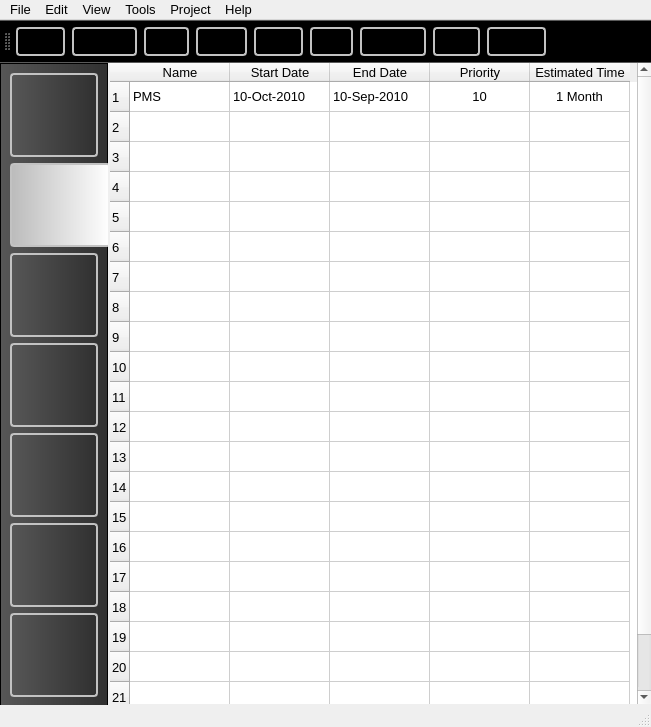
<?xml version="1.0" encoding="UTF-8"?>
<ui version="4.0">
 <class>MainWindow</class>
 <widget class="QMainWindow" name="MainWindow">
  <property name="geometry">
   <rect>
    <x>0</x>
    <y>0</y>
    <width>651</width>
    <height>727</height>
   </rect>
  </property>
  <property name="windowTitle">
   <string>MainWindow</string>
  </property>
  <property name="statusTip">
   <string/>
  </property>
  <property name="styleSheet">
   <string notr="true">QMainWindow{
background-color: qlineargradient(x1: 0, y1: 0, x2: 0, y2: 1,
                                       stop: 0 #f6f7fa, stop: 1 #dadbde);
}
QMenuBar
{
	font-size:10pt;
}
QStatusBar
{
	background-color: qlineargradient(x1: 0, y1: 0, x2: 0, y2: 1,
                                       stop: 0 #f6f7fa, stop: 1 #dadbde);
}
</string>
  </property>
  <property name="documentMode">
   <bool>false</bool>
  </property>
  <property name="tabShape">
   <enum>QTabWidget::Rounded</enum>
  </property>
  <widget class="QWidget" name="centralwidget">
   <property name="styleSheet">
    <string notr="true"/>
   </property>
   <widget class="QFrame" name="frame">
    <property name="geometry">
     <rect>
      <x>0</x>
      <y>0</y>
      <width>108</width>
      <height>644</height>
     </rect>
    </property>
    <property name="statusTip">
     <string/>
    </property>
    <property name="styleSheet">
     <string notr="true">background-color: qlineargradient(spread:repeat, x1:0, y1:0, x2:1, y2:0, stop:0.0170455 rgba(86, 86, 86, 255), stop:1 rgba(48, 48, 48, 255));
</string>
    </property>
    <property name="frameShape">
     <enum>QFrame::StyledPanel</enum>
    </property>
    <property name="frameShadow">
     <enum>QFrame::Plain</enum>
    </property>
    <property name="lineWidth">
     <number>1</number>
    </property>
    <widget class="QPushButton" name="pushButton">
     <property name="geometry">
      <rect>
       <x>10</x>
       <y>10</y>
       <width>88</width>
       <height>84</height>
      </rect>
     </property>
     <property name="styleSheet">
      <string notr="true"> border: 2px solid rgb(194, 194, 194);
 border-radius: 4px;
background-color: qlineargradient(x1: 0, y1: 0, x2: 0, y2: 1,
                                       stop: 0 #f6f7fa, stop: 1 #dadbde);</string>
     </property>
     <property name="text">
      <string/>
     </property>
     <property name="icon">
      <iconset resource="../Icon.qrc">
       <normaloff>:/newPrefix/E:/Akshar/Icons/1284569511_graph.png</normaloff>:/newPrefix/E:/Akshar/Icons/1284569511_graph.png</iconset>
     </property>
     <property name="iconSize">
      <size>
       <width>80</width>
       <height>80</height>
      </size>
     </property>
     <property name="default">
      <bool>false</bool>
     </property>
     <property name="flat">
      <bool>false</bool>
     </property>
    </widget>
    <widget class="QPushButton" name="pushButton_2">
     <property name="geometry">
      <rect>
       <x>10</x>
       <y>100</y>
       <width>101</width>
       <height>84</height>
      </rect>
     </property>
     <property name="styleSheet">
      <string notr="true"> border: 2px solid rgb(194, 194, 194);
 border-radius: 4px;
background-color: qlineargradient(spread:repeat, x1:1, y1:1, x2:0, y2:1, stop:0 rgba(255, 255, 255, 255), stop:1 rgba(187, 187, 187, 255));</string>
     </property>
     <property name="text">
      <string/>
     </property>
     <property name="icon">
      <iconset resource="../Icon.qrc">
       <normaloff>:/newPrefix/E:/Akshar/Icons/Project Plan - Gant Chart.png</normaloff>:/newPrefix/E:/Akshar/Icons/Project Plan - Gant Chart.png</iconset>
     </property>
     <property name="iconSize">
      <size>
       <width>80</width>
       <height>80</height>
      </size>
     </property>
     <property name="default">
      <bool>false</bool>
     </property>
     <property name="flat">
      <bool>false</bool>
     </property>
    </widget>
    <widget class="QPushButton" name="pushButton_3">
     <property name="geometry">
      <rect>
       <x>10</x>
       <y>190</y>
       <width>88</width>
       <height>84</height>
      </rect>
     </property>
     <property name="styleSheet">
      <string notr="true"> border: 2px solid rgb(194, 194, 194);
 border-radius: 4px;
background-color: qlineargradient(x1: 0, y1: 0, x2: 0, y2: 1,
                                       stop: 0 #f6f7fa, stop: 1 #dadbde);</string>
     </property>
     <property name="text">
      <string/>
     </property>
     <property name="icon">
      <iconset resource="../Icon.qrc">
       <normaloff>:/newPrefix/E:/Akshar/Icons/Portfolio.png</normaloff>:/newPrefix/E:/Akshar/Icons/Portfolio.png</iconset>
     </property>
     <property name="iconSize">
      <size>
       <width>80</width>
       <height>80</height>
      </size>
     </property>
     <property name="default">
      <bool>false</bool>
     </property>
     <property name="flat">
      <bool>false</bool>
     </property>
    </widget>
    <widget class="QPushButton" name="pushButton_4">
     <property name="geometry">
      <rect>
       <x>10</x>
       <y>280</y>
       <width>88</width>
       <height>84</height>
      </rect>
     </property>
     <property name="styleSheet">
      <string notr="true"> border: 2px solid rgb(194, 194, 194);
 border-radius: 4px;
background-color: qlineargradient(x1: 0, y1: 0, x2: 0, y2: 1,
                                       stop: 0 #f6f7fa, stop: 1 #dadbde);</string>
     </property>
     <property name="text">
      <string/>
     </property>
     <property name="icon">
      <iconset resource="../Icon.qrc">
       <normaloff>:/newPrefix/E:/Akshar/Icons/1284570864_stock_task.png</normaloff>:/newPrefix/E:/Akshar/Icons/1284570864_stock_task.png</iconset>
     </property>
     <property name="iconSize">
      <size>
       <width>80</width>
       <height>80</height>
      </size>
     </property>
     <property name="default">
      <bool>false</bool>
     </property>
     <property name="flat">
      <bool>false</bool>
     </property>
    </widget>
    <widget class="QPushButton" name="pushButton_5">
     <property name="geometry">
      <rect>
       <x>10</x>
       <y>370</y>
       <width>88</width>
       <height>84</height>
      </rect>
     </property>
     <property name="styleSheet">
      <string notr="true"> border: 2px solid rgb(194, 194, 194);
 border-radius: 4px;
background-color: qlineargradient(x1: 0, y1: 0, x2: 0, y2: 1,
                                       stop: 0 #f6f7fa, stop: 1 #dadbde);</string>
     </property>
     <property name="text">
      <string/>
     </property>
     <property name="icon">
      <iconset resource="../Icon.qrc">
       <normaloff>:/newPrefix/E:/Akshar/Icons/Calendar.png</normaloff>:/newPrefix/E:/Akshar/Icons/Calendar.png</iconset>
     </property>
     <property name="iconSize">
      <size>
       <width>80</width>
       <height>80</height>
      </size>
     </property>
     <property name="default">
      <bool>false</bool>
     </property>
     <property name="flat">
      <bool>false</bool>
     </property>
    </widget>
    <widget class="QPushButton" name="pushButton_6">
     <property name="geometry">
      <rect>
       <x>10</x>
       <y>460</y>
       <width>88</width>
       <height>84</height>
      </rect>
     </property>
     <property name="styleSheet">
      <string notr="true"> border: 2px solid rgb(194, 194, 194);
 border-radius: 4px;
background-color: qlineargradient(x1: 0, y1: 0, x2: 0, y2: 1,
                                       stop: 0 #f6f7fa, stop: 1 #dadbde);</string>
     </property>
     <property name="text">
      <string/>
     </property>
     <property name="icon">
      <iconset resource="../Icon.qrc">
       <normaloff>:/newPrefix/E:/Akshar/Icons/User - Resource.png</normaloff>:/newPrefix/E:/Akshar/Icons/User - Resource.png</iconset>
     </property>
     <property name="iconSize">
      <size>
       <width>80</width>
       <height>80</height>
      </size>
     </property>
     <property name="default">
      <bool>false</bool>
     </property>
     <property name="flat">
      <bool>false</bool>
     </property>
    </widget>
    <widget class="QPushButton" name="pushButton_7">
     <property name="geometry">
      <rect>
       <x>10</x>
       <y>550</y>
       <width>88</width>
       <height>84</height>
      </rect>
     </property>
     <property name="styleSheet">
      <string notr="true"> border: 2px solid rgb(194, 194, 194);
 border-radius: 4px;
background-color: qlineargradient(x1: 0, y1: 0, x2: 0, y2: 1,
                                       stop: 0 #f6f7fa, stop: 1 #dadbde);</string>
     </property>
     <property name="text">
      <string/>
     </property>
     <property name="icon">
      <iconset resource="../Icon.qrc">
       <normaloff>:/newPrefix/E:/Akshar/Icons/Notes.png</normaloff>:/newPrefix/E:/Akshar/Icons/Notes.png</iconset>
     </property>
     <property name="iconSize">
      <size>
       <width>80</width>
       <height>80</height>
      </size>
     </property>
     <property name="default">
      <bool>false</bool>
     </property>
     <property name="flat">
      <bool>false</bool>
     </property>
    </widget>
   </widget>
   <widget class="QTableWidget" name="tableWidget">
    <property name="geometry">
     <rect>
      <x>110</x>
      <y>0</y>
      <width>541</width>
      <height>641</height>
     </rect>
    </property>
    <property name="styleSheet">
     <string notr="true">background-color: qlineargradient(x1: 0, y1: 0, x2: 0, y2: 1,
                                       stop: 0 #f6f7fa, stop: 1 #dadbde);
gridline-color: rgb(206, 206, 206);
border:0px;
font-size:10pt;</string>
    </property>
    <property name="verticalScrollBarPolicy">
     <enum>Qt::ScrollBarAsNeeded</enum>
    </property>
    <property name="alternatingRowColors">
     <bool>false</bool>
    </property>
    <property name="showGrid">
     <bool>true</bool>
    </property>
    <property name="gridStyle">
     <enum>Qt::SolidLine</enum>
    </property>
    <property name="wordWrap">
     <bool>true</bool>
    </property>
    <property name="cornerButtonEnabled">
     <bool>true</bool>
    </property>
    <property name="rowCount">
     <number>22</number>
    </property>
    <row>
     <property name="text">
      <string>1</string>
     </property>
    </row>
    <row/>
    <row/>
    <row/>
    <row/>
    <row/>
    <row/>
    <row/>
    <row/>
    <row/>
    <row/>
    <row/>
    <row/>
    <row/>
    <row/>
    <row/>
    <row/>
    <row/>
    <row/>
    <row/>
    <row/>
    <row/>
    <column>
     <property name="text">
      <string>Name</string>
     </property>
    </column>
    <column>
     <property name="text">
      <string>Start Date</string>
     </property>
    </column>
    <column>
     <property name="text">
      <string>End Date</string>
     </property>
    </column>
    <column>
     <property name="text">
      <string>Priority</string>
     </property>
    </column>
    <column>
     <property name="text">
      <string>Estimated Time</string>
     </property>
    </column>
    <item row="0" column="0">
     <property name="text">
      <string>PMS</string>
     </property>
     <property name="font">
      <font>
       <kerning>true</kerning>
      </font>
     </property>
    </item>
    <item row="0" column="1">
     <property name="text">
      <string>10-Oct-2010</string>
     </property>
    </item>
    <item row="0" column="2">
     <property name="text">
      <string>10-Sep-2010</string>
     </property>
    </item>
    <item row="0" column="3">
     <property name="text">
      <string>10</string>
     </property>
     <property name="textAlignment">
      <set>AlignHCenter|AlignVCenter|AlignCenter</set>
     </property>
     <property name="foreground">
      <brush brushstyle="NoBrush">
       <color alpha="255">
        <red>12</red>
        <green>0</green>
        <blue>0</blue>
       </color>
      </brush>
     </property>
    </item>
    <item row="0" column="4">
     <property name="text">
      <string>1 Month</string>
     </property>
     <property name="textAlignment">
      <set>AlignHCenter|AlignVCenter|AlignCenter</set>
     </property>
    </item>
   </widget>
  </widget>
  <widget class="QMenuBar" name="menubar">
   <property name="geometry">
    <rect>
     <x>0</x>
     <y>0</y>
     <width>651</width>
     <height>23</height>
    </rect>
   </property>
   <widget class="QMenu" name="menuFile">
    <property name="title">
     <string>File</string>
    </property>
    <addaction name="actionUndo"/>
    <addaction name="actionRedo"/>
    <addaction name="actionCopy"/>
    <addaction name="actionPaste"/>
   </widget>
   <widget class="QMenu" name="menuEdit">
    <property name="title">
     <string>Edit</string>
    </property>
   </widget>
   <widget class="QMenu" name="menuView">
    <property name="title">
     <string>View</string>
    </property>
   </widget>
   <widget class="QMenu" name="menuTools">
    <property name="title">
     <string>Tools</string>
    </property>
   </widget>
   <widget class="QMenu" name="menuProject">
    <property name="title">
     <string>Project</string>
    </property>
   </widget>
   <widget class="QMenu" name="menuHelp">
    <property name="title">
     <string>Help</string>
    </property>
   </widget>
   <addaction name="menuFile"/>
   <addaction name="menuEdit"/>
   <addaction name="menuView"/>
   <addaction name="menuTools"/>
   <addaction name="menuProject"/>
   <addaction name="menuHelp"/>
  </widget>
  <widget class="QToolBar" name="toolBar">
   <property name="windowTitle">
    <string>toolBar</string>
   </property>
   <property name="styleSheet">
    <string notr="true">QToolBar{
background-color: qlineargradient(spread:repeat, x1:1, y1:1, x2:1, y2:0, stop:0 rgba(100, 100, 100, 255), stop:1 rgba(43, 43, 43, 255));
}
QToolButton{ /* all types of tool button*/ 
     border: 2px solid rgb(194, 194, 194);
     border-radius: 4px;
     background-color: qlineargradient(x1: 0, y1: 0, x2: 0, y2: 1,
                                       stop: 0 #f6f7fa, stop: 1 #dadbde);
	padding:4px;
	margin:3px;

 }
</string>
   </property>
   <property name="iconSize">
    <size>
     <width>18</width>
     <height>18</height>
    </size>
   </property>
   <property name="toolButtonStyle">
    <enum>Qt::ToolButtonFollowStyle</enum>
   </property>
   <attribute name="toolBarArea">
    <enum>TopToolBarArea</enum>
   </attribute>
   <attribute name="toolBarBreak">
    <bool>false</bool>
   </attribute>
   <addaction name="actionBack"/>
   <addaction name="actionForward"/>
   <addaction name="actionNew"/>
   <addaction name="actionOpen"/>
   <addaction name="actionSave"/>
   <addaction name="actionEdit"/>
   <addaction name="actionRemove"/>
   <addaction name="actionPrint"/>
   <addaction name="actionSearch"/>
  </widget>
  <widget class="QStatusBar" name="statusBar"/>
  <action name="actionNew">
   <property name="icon">
    <iconset resource="../Icon.qrc">
     <normaloff>:/newPrefix/E:/Akshar/Icons/document.ico</normaloff>:/newPrefix/E:/Akshar/Icons/document.ico</iconset>
   </property>
   <property name="text">
    <string>New</string>
   </property>
  </action>
  <action name="actionEdit">
   <property name="icon">
    <iconset resource="../Icon.qrc">
     <normaloff>:/newPrefix/E:/Akshar/Icons/pencil.ico</normaloff>:/newPrefix/E:/Akshar/Icons/pencil.ico</iconset>
   </property>
   <property name="text">
    <string>Edit</string>
   </property>
  </action>
  <action name="actionRemove">
   <property name="icon">
    <iconset resource="../Icon.qrc">
     <normaloff>:/newPrefix/E:/Akshar/Icons/trash.ico</normaloff>:/newPrefix/E:/Akshar/Icons/trash.ico</iconset>
   </property>
   <property name="text">
    <string>Remove</string>
   </property>
  </action>
  <action name="actionSave">
   <property name="icon">
    <iconset resource="../Icon.qrc">
     <normaloff>:/newPrefix/E:/Akshar/Icons/save.ico</normaloff>:/newPrefix/E:/Akshar/Icons/save.ico</iconset>
   </property>
   <property name="text">
    <string>Save</string>
   </property>
  </action>
  <action name="actionUndo">
   <property name="text">
    <string>Undo</string>
   </property>
  </action>
  <action name="actionRedo">
   <property name="text">
    <string>Redo</string>
   </property>
  </action>
  <action name="actionCopy">
   <property name="text">
    <string>Copy</string>
   </property>
  </action>
  <action name="actionPaste">
   <property name="text">
    <string>Paste</string>
   </property>
  </action>
  <action name="actionPrint">
   <property name="icon">
    <iconset resource="../Icon.qrc">
     <normaloff>:/newPrefix/E:/Akshar/Icons/print.ico</normaloff>:/newPrefix/E:/Akshar/Icons/print.ico</iconset>
   </property>
   <property name="text">
    <string>Print</string>
   </property>
  </action>
  <action name="actionForward">
   <property name="icon">
    <iconset resource="../Icon.qrc">
     <normaloff>:/newPrefix/E:/Akshar/Icons/right.ico</normaloff>:/newPrefix/E:/Akshar/Icons/right.ico</iconset>
   </property>
   <property name="text">
    <string>Forward</string>
   </property>
  </action>
  <action name="actionBack">
   <property name="icon">
    <iconset resource="../Icon.qrc">
     <normaloff>:/newPrefix/E:/Akshar/Icons/left.ico</normaloff>:/newPrefix/E:/Akshar/Icons/left.ico</iconset>
   </property>
   <property name="text">
    <string>Back</string>
   </property>
  </action>
  <action name="actionOpen">
   <property name="icon">
    <iconset resource="../Icon.qrc">
     <normaloff>:/newPrefix/E:/Akshar/Icons/folder.ico</normaloff>:/newPrefix/E:/Akshar/Icons/folder.ico</iconset>
   </property>
   <property name="text">
    <string>Open</string>
   </property>
  </action>
  <action name="actionSearch">
   <property name="icon">
    <iconset resource="../Icon.qrc">
     <normaloff>:/newPrefix/E:/Akshar/Icons/search.ico</normaloff>:/newPrefix/E:/Akshar/Icons/search.ico</iconset>
   </property>
   <property name="text">
    <string>Search</string>
   </property>
  </action>
 </widget>
 <resources>
  <include location="../Icon.qrc"/>
 </resources>
 <connections/>
</ui>
